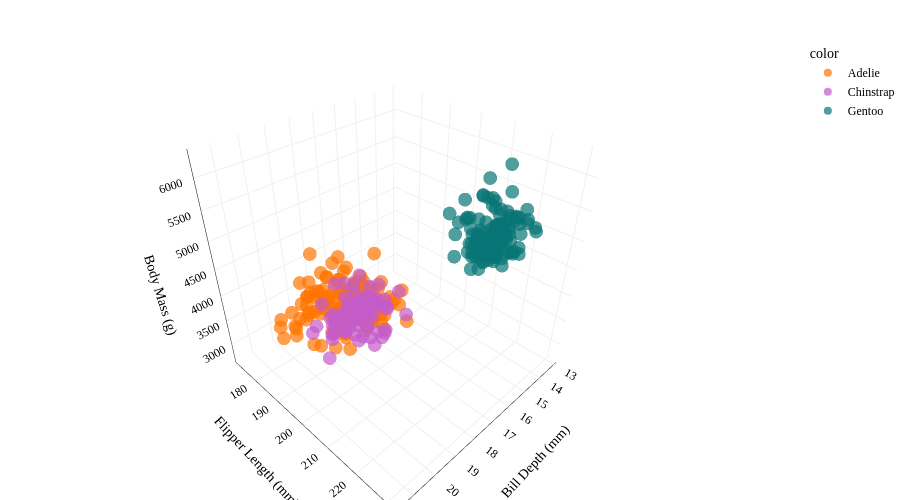

Notebook cell for this chart:
### Code cell
import plotly.express as px

df_3d = penguins[['bill_depth_mm', 'flipper_length_mm', 'body_mass_g']].dropna().copy()
# df_3d = df_3d - df_3d.mean(axis=0)

species_color_map = {
    'Adelie': '#ff7400',
    'Chinstrap': '#c45bcc',
    'Gentoo': '#077575'
}

fig = px.scatter_3d(
    df_3d,
    x="bill_depth_mm",
    y="flipper_length_mm",
    z="body_mass_g",
    # color=None,
    opacity=0.7,
    title="",
    labels={
        "bill_depth_mm": "Bill Depth (mm)",
        "flipper_length_mm": "Flipper Length (mm)",
        "body_mass_g": "Body Mass (g)"
    },
    color=penguins["species"],
    color_discrete_map=species_color_map
)
# Get current axis ranges for later use with grid lines
x_range = [df_3d["bill_depth_mm"].min(), df_3d["bill_depth_mm"].max()]
y_range = [df_3d["flipper_length_mm"].min(), df_3d["flipper_length_mm"].max()]
z_range = [df_3d["body_mass_g"].min(), df_3d["body_mass_g"].max()]

# # Add gridlines for x=0, y=0, z=0 in black
# fig.add_trace({
#     "type": "scatter3d",
#     "x": [0, 0],
#     "y": y_range,
#     "z": [0, 0],
#     "mode": "lines",
#     "line": {"color": "black", "width": 4},
#     "showlegend": False,
#     "hoverinfo": "skip"
# })
# fig.add_trace({
#     "type": "scatter3d",
#     "x": x_range,
#     "y": [0, 0],
#     "z": [0, 0],
#     "mode": "lines",
#     "line": {"color": "black", "width": 4},
#     "showlegend": False,
#     "hoverinfo": "skip"
# })
# fig.add_trace({
#     "type": "scatter3d",
#     "x": [0, 0],
#     "y": [0, 0],
#     "z": z_range,
#     "mode": "lines",
#     "line": {"color": "black", "width": 4},
#     "showlegend": False,
#     "hoverinfo": "skip"
# })

fig.update_layout(
    margin=dict(l=0, r=0, t=40, b=0),
    scene=dict(
        xaxis_title="Bill Depth (mm)",
        yaxis_title="Flipper Length (mm)",
        zaxis_title="Body Mass (g)",
        bgcolor="white",
        xaxis=dict(
            gridcolor="#f0f0f0",
            showbackground=True,
            backgroundcolor="white",
            showline=True,
            linecolor="black",
            title_font=dict(
                family="Palatino Linotype, Palatino, serif",
                color="black"
            ),
            tickfont=dict(
                family="Palatino Linotype, Palatino, serif",
                color="black"
            )
        ),
        yaxis=dict(
            gridcolor="#f0f0f0",
            showbackground=True,
            backgroundcolor="white",
            showline=True,
            linecolor="black",
            title_font=dict(
                family="Palatino Linotype, Palatino, serif",
                color="black"
            ),
            tickfont=dict(
                family="Palatino Linotype, Palatino, serif",
                color="black"
            )
        ),
        zaxis=dict(
            gridcolor="#f0f0f0",
            showbackground=True,
            backgroundcolor="white",
            showline=True,
            linecolor="black",
            title_font=dict(
                family="Palatino Linotype, Palatino, serif",
                color="black"
            ),
            tickfont=dict(
                family="Palatino Linotype, Palatino, serif",
                color="black"
            )
        ),
    ),
    font=dict(
        family="Palatino Linotype, Palatino, serif",
        color="black"
    ),
    height=500,
    width=900
)
fig.show()

### Figure 1 — Plotly figure (JSON) as saved in the notebook; plotly's stock layout.template omitted (floating-point values rounded to 4 significant figures; data arrays with more than 128 entries replaced by an {"elided": "..."} marker saying what was removed)
{"data": [{"hovertemplate": "color=Adelie<br>Bill Depth (mm)=%{x}<br>Flipper Length (mm)=%{y}<br>Body Mass (g)=%{z}<extra></extra>", "legendgroup": "Adelie", "marker": {"color": "#ff7400", "opacity": 0.7, "symbol": "circle"}, "mode": "markers", "name": "Adelie", "scene": "scene", "showlegend": true, "type": "scatter3d", "x": {"elided": "146 float values"}, "y": {"elided": "146 float values"}, "z": {"elided": "146 float values"}}, {"hovertemplate": "color=Chinstrap<br>Bill Depth (mm)=%{x}<br>Flipper Length (mm)=%{y}<br>Body Mass (g)=%{z}<extra></extra>", "legendgroup": "Chinstrap", "marker": {"color": "#c45bcc", "opacity": 0.7, "symbol": "circle"}, "mode": "markers", "name": "Chinstrap", "scene": "scene", "showlegend": true, "type": "scatter3d", "x": [17.9, 19.5, 19.2, 18.7, 19.8, 17.8, 18.2, 18.2, 18.9, 19.9, 17.8, 20.3, 17.3, 18.1, 17.1, 19.6, 20.0, 17.8, 18.6, 18.2, 17.3, 17.5, 16.6, 19.4, 17.9, 19.0, 18.4, 19.0, 17.8, 20.0, 16.6, 20.8, 16.7, 18.8, 18.6, 16.8, 18.3, 20.7, 16.6, 19.9, 19.5, 17.5, 19.1, 17.0, 17.9, 18.5, 17.9, 19.6, 18.7, 17.3, 16.4, 19.0, 17.3, 19.7, 17.3, 18.8, 16.6, 19.9, 18.8, 19.4, 19.5, 16.5, 17.0, 19.8, 18.1, 18.2, 19.0, 18.7], "y": [192.0, 196.0, 193.0, 188.0, 197.0, 198.0, 178.0, 197.0, 195.0, 198.0, 193.0, 194.0, 185.0, 201.0, 190.0, 201.0, 197.0, 181.0, 190.0, 195.0, 181.0, 191.0, 187.0, 193.0, 195.0, 197.0, 200.0, 200.0, 191.0, 205.0, 187.0, 201.0, 187.0, 203.0, 195.0, 199.0, 195.0, 210.0, 192.0, 205.0, 210.0, 187.0, 196.0, 196.0, 196.0, 201.0, 190.0, 212.0, 187.0, 198.0, 199.0, 201.0, 193.0, 203.0, 187.0, 197.0, 191.0, 203.0, 202.0, 194.0, 206.0, 189.0, 195.0, 207.0, 202.0, 193.0, 210.0, 198.0], "z": [3500.0, 3900.0, 3650.0, 3525.0, 3725.0, 3950.0, 3250.0, 3750.0, 4150.0, 3700.0, 3800.0, 3775.0, 3700.0, 4050.0, 3575.0, 4050.0, 3300.0, 3700.0, 3450.0, 4400.0, 3600.0, 3400.0, 2900.0, 3800.0, 3300.0, 4150.0, 3400.0, 3800.0, 3700.0, 4550.0, 3200.0, 4300.0, 3350.0, 4100.0, 3600.0, 3900.0, 3850.0, 4800.0, 2700.0, 4500.0, 3950.0, 3650.0, 3550.0, 3500.0, 3675.0, 4450.0, 3400.0, 4300.0, 3250.0, 3675.0, 3325.0, 3950.0, 3600.0, 4050.0, 3350.0, 3450.0, 3250.0, 4050.0, 3800.0, 3525.0, 3950.0, 3650.0, 3650.0, 4000.0, 3400.0, 3775.0, 4100.0, 3775.0]}, {"hovertemplate": "color=Gentoo<br>Bill Depth (mm)=%{x}<br>Flipper Length (mm)=%{y}<br>Body Mass (g)=%{z}<extra></extra>", "legendgroup": "Gentoo", "marker": {"color": "#077575", "opacity": 0.7, "symbol": "circle"}, "mode": "markers", "name": "Gentoo", "scene": "scene", "showlegend": true, "type": "scatter3d", "x": [13.2, 16.3, 14.1, 15.2, 14.5, 13.5, 14.6, 15.3, 13.4, 15.4, 13.7, 16.1, 13.7, 14.6, 14.6, 15.7, 13.5, 15.2, 14.5, 15.1, 14.3, 14.5, 14.5, 15.8, 13.1, 15.1, 15.0, 14.3, 15.3, 15.3, 14.2, 14.5, 17.0, 14.8, 16.3, 13.7, 17.3, 13.6, 15.7, 13.7, 16.0, 13.7, 15.0, 15.9, 13.9, 13.9, 15.9, 13.3, 15.8, 14.2, 14.1, 14.4, 15.0, 14.4, 15.4, 13.9, 15.0, 14.5, 15.3, 13.8, 14.9, 13.9, 15.7, 14.2, 16.8, 16.2, 14.2, 15.0, 15.0, 15.6, 15.6, 14.8, 15.0, 16.0, 14.2, 16.3, 13.8, 16.4, 14.5, 15.6, 14.6, 15.9, 13.8, 17.3, 14.4, 14.2, 14.0, 17.0, 15.0, 17.1, 14.5, 16.1, 14.7, 15.7, 15.8, 14.6, 14.4, 16.5, 15.0, 17.0, 15.5, 15.0, 16.1, 14.7, 15.8, 14.0, 15.1, 15.2, 15.9, 15.2, 16.3, 14.1, 16.0, 16.2, 13.7, 14.3, 15.7, 14.8, 16.1], "y": [211.0, 230.0, 210.0, 218.0, 215.0, 210.0, 211.0, 219.0, 209.0, 215.0, 214.0, 216.0, 214.0, 213.0, 210.0, 217.0, 210.0, 221.0, 209.0, 222.0, 218.0, 215.0, 213.0, 215.0, 215.0, 215.0, 215.0, 210.0, 220.0, 222.0, 209.0, 207.0, 230.0, 220.0, 220.0, 213.0, 219.0, 208.0, 208.0, 208.0, 225.0, 210.0, 216.0, 222.0, 217.0, 210.0, 225.0, 213.0, 215.0, 210.0, 220.0, 210.0, 225.0, 217.0, 220.0, 208.0, 220.0, 208.0, 224.0, 208.0, 221.0, 214.0, 231.0, 219.0, 230.0, 229.0, 220.0, 223.0, 216.0, 221.0, 221.0, 217.0, 216.0, 230.0, 209.0, 220.0, 215.0, 223.0, 212.0, 221.0, 212.0, 224.0, 212.0, 228.0, 218.0, 218.0, 212.0, 230.0, 218.0, 228.0, 212.0, 224.0, 214.0, 226.0, 216.0, 222.0, 203.0, 225.0, 219.0, 228.0, 215.0, 228.0, 215.0, 210.0, 219.0, 208.0, 209.0, 216.0, 229.0, 213.0, 230.0, 217.0, 230.0, 222.0, 214.0, 215.0, 222.0, 212.0, 213.0], "z": [4500.0, 5700.0, 4450.0, 5700.0, 5400.0, 4550.0, 4800.0, 5200.0, 4400.0, 5150.0, 4650.0, 5550.0, 4650.0, 5850.0, 4200.0, 5850.0, 4150.0, 6300.0, 4800.0, 5350.0, 5700.0, 5000.0, 4400.0, 5050.0, 5000.0, 5100.0, 5650.0, 4600.0, 5550.0, 5250.0, 4700.0, 5050.0, 6050.0, 5150.0, 5400.0, 4950.0, 5250.0, 4350.0, 5350.0, 3950.0, 5700.0, 4300.0, 4750.0, 5550.0, 4900.0, 4200.0, 5400.0, 5100.0, 5300.0, 4850.0, 5300.0, 4400.0, 5000.0, 4900.0, 5050.0, 4300.0, 5000.0, 4450.0, 5550.0, 4200.0, 5300.0, 4400.0, 5650.0, 4700.0, 5700.0, 5800.0, 4700.0, 5550.0, 4750.0, 5000.0, 5100.0, 5200.0, 4700.0, 5800.0, 4600.0, 6000.0, 4750.0, 5950.0, 4625.0, 5450.0, 4725.0, 5350.0, 4750.0, 5600.0, 4600.0, 5300.0, 4875.0, 5550.0, 4950.0, 5400.0, 4750.0, 5650.0, 4850.0, 5200.0, 4925.0, 4875.0, 4625.0, 5250.0, 4850.0, 5600.0, 4975.0, 5500.0, 5500.0, 4700.0, 5500.0, 4575.0, 5500.0, 5000.0, 5950.0, 4650.0, 5500.0, 4375.0, 5850.0, 6000.0, 4925.0, 4850.0, 5750.0, 5200.0, 5400.0]}], "layout": {"font": {"color": "black", "family": "Palatino Linotype, Palatino, serif"}, "height": 500, "legend": {"title": {"text": "color"}, "tracegroupgap": 0}, "margin": {"b": 0, "l": 0, "r": 0, "t": 40}, "scene": {"bgcolor": "white", "domain": {"x": [0, 1], "y": [0, 1]}, "xaxis": {"backgroundcolor": "white", "gridcolor": "#f0f0f0", "linecolor": "black", "showbackground": true, "showline": true, "tickfont": {"color": "black", "family": "Palatino Linotype, Palatino, serif"}, "title": {"font": {"color": "black", "family": "Palatino Linotype, Palatino, serif"}, "text": "Bill Depth (mm)"}}, "yaxis": {"backgroundcolor": "white", "gridcolor": "#f0f0f0", "linecolor": "black", "showbackground": true, "showline": true, "tickfont": {"color": "black", "family": "Palatino Linotype, Palatino, serif"}, "title": {"font": {"color": "black", "family": "Palatino Linotype, Palatino, serif"}, "text": "Flipper Length (mm)"}}, "zaxis": {"backgroundcolor": "white", "gridcolor": "#f0f0f0", "linecolor": "black", "showbackground": true, "showline": true, "tickfont": {"color": "black", "family": "Palatino Linotype, Palatino, serif"}, "title": {"font": {"color": "black", "family": "Palatino Linotype, Palatino, serif"}, "text": "Body Mass (g)"}}}, "width": 900}}
